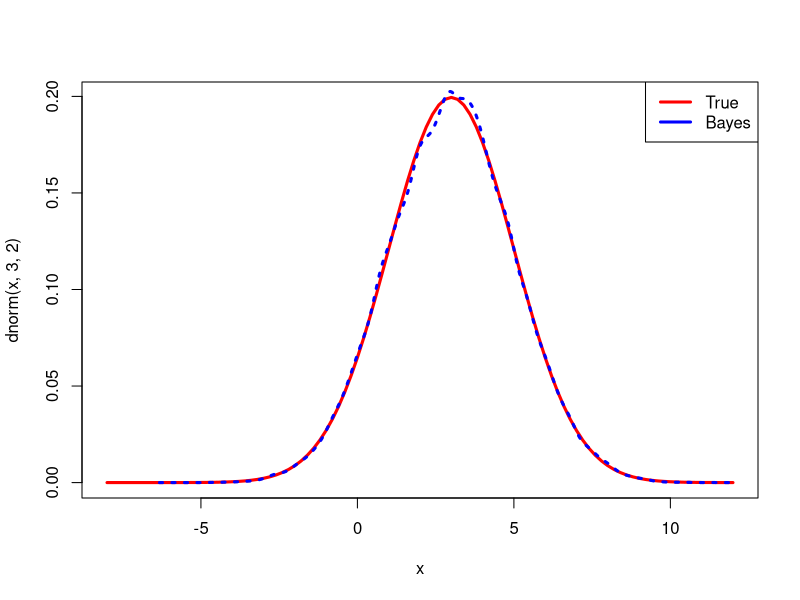

Source code (R):
out <- read.table("draws.txt",header=F)[,1]
curve(dnorm(x,3,2),from=-8,to=12,col='red',lwd=3)
lines(density(out),col='blue',lwd=3,lty=3)
legend("topright",legend=c("True","Bayes"),col=c("red","blue"),lwd=3)
